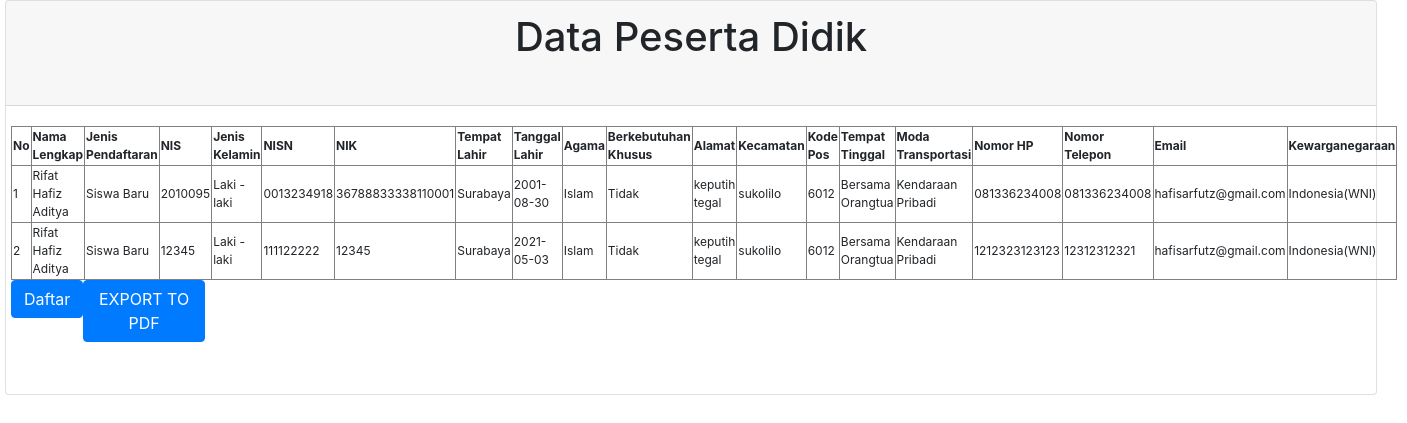
The page /Tugas/index.php on the database its author committed.
### tables this page shows
CREATE TABLE `peserta` (
  `id` int(30) NOT NULL,
  `tglform` varchar(200) NOT NULL,
  `jenispendaftaran` varchar(200) NOT NULL,
  `tglmasuksekolah` date NOT NULL,
  `nis` varchar(200) NOT NULL,
  `nmrpeserta` varchar(200) NOT NULL,
  `paud` varchar(200) NOT NULL,
  `tk` varchar(200) NOT NULL,
  `skhun` varchar(200) NOT NULL,
  `ijazah` varchar(200) NOT NULL,
  `hobi` varchar(200) NOT NULL,
  `cita` varchar(200) NOT NULL,
  `namalengkap` varchar(200) NOT NULL,
  `jk` varchar(200) NOT NULL,
  `nisn` varchar(200) NOT NULL,
  `nik` varchar(200) NOT NULL,
  `tempatlahir` varchar(200) NOT NULL,
  `tgllahir` date NOT NULL,
  `agama` varchar(200) NOT NULL,
  `bkpribadi` varchar(200) NOT NULL,
  `alamat` varchar(200) NOT NULL,
  `rt` varchar(200) NOT NULL,
  `rw` varchar(200) NOT NULL,
  `namadusun` varchar(200) NOT NULL,
  `namadesa` varchar(200) NOT NULL,
  `kecamatan` varchar(200) NOT NULL,
  `kdpos` varchar(200) NOT NULL,
  `tinggal` varchar(200) NOT NULL,
  `transportasi` varchar(200) NOT NULL,
  `nohp` varchar(200) NOT NULL,
  `notelp` varchar(200) NOT NULL,
  `email` varchar(200) NOT NULL,
  `penkip` varchar(200) NOT NULL,
  `nokip` varchar(200) NOT NULL,
  `kwn` varchar(200) NOT NULL,
  `namaayah` varchar(200) NOT NULL,
  `thnlahirayah` date NOT NULL,
  `pendikayah` varchar(200) NOT NULL,
  `kerjaayah` varchar(200) NOT NULL,
  `hasilayah` varchar(200) NOT NULL,
  `bkayah` varchar(200) NOT NULL,
  `namaibu` varchar(200) NOT NULL,
  `thnlahiribu` date NOT NULL,
  `pendikibu` varchar(200) NOT NULL,
  `kerjaibu` varchar(200) NOT NULL,
  `hasilibu` varchar(200) NOT NULL,
  `bkibu` varchar(200) NOT NULL
);

### Tugas/index.php (the view, shortened to what this page needs)
<?php
	include 'koneksi.php';
?>
<!DOCTYPE html>
<html>
<head>
	<link rel="stylesheet" href="https://stackpath.bootstrapcdn.com/bootstrap/4.5.2/css/bootstrap.min.css">
</head>
<body>
	<div class="tengah">
	<div class="row">
	<div class="col-md-6">
	<div class="card">
		<div class="card-header">
			<h1 style="text-align: center;">Data Peserta Didik</h1><br>
		</div>
		<div class="card-body">
			<div class="form-group row">
				<table border="1" class="tulis">
					<tr>
						<th>No</th>
						<th>Nama Lengkap</th>
						<th>Jenis Pendaftaran</th>
						<th>NIS</th>
						<th>Jenis Kelamin</th>
						<th>NISN</th>
						<th>NIK</th>
						<th>Tempat Lahir</th>
						<th>Tanggal Lahir</th>
						<th>Agama</th>
						<th>Berkebutuhan Khusus</th>
						<th>Alamat</t>
						<th>Kecamatan</th>
						<th>Kode Pos</th>
						<th>Tempat Tinggal</th>
						<th>Moda Transportasi</th>
						<th>Nomor HP</th>
						<th>Nomor Telepon</th>
						<th>Email</th>
						<th>Kewarganegaraan</th>
					</tr>
					<?php
						$peserta = mysqli_query($koneksi, "SELECT * FROM peserta");
						foreach ($peserta as $row ) {
						echo 	"<tr>
									<td>".$row['id']."</td>
									<td>".$row['namalengkap']."</td>
									<td>".$row['jenispendaftaran']."</td>
									<td>".$row['nis']."</td>
									<td>".$row['jk']."</td>
									<td>".$row['nisn']."</td>
									<td>".$row['nik']."</td>
									<td>".$row['tempatlahir']."</td>
									<td>".$row['tgllahir']."</td>
									<td>".$row['agama']."</td>
									<td>".$row['bkpribadi']."</td>
									<td>".$row['alamat']."</td>
									<td>".$row['kecamatan']."</td>
									<td>".$row['kdpos']."</td>
									<td>".$row['tinggal']."</td>
									<td>".$row['transportasi']."</td>
									<td>".$row['nohp']."</td>
									<td>".$row['notelp']."</td>
									<td>".$row['email']."</td>
									<td>".$row['kwn']."</td>
								</tr>";
						}
					?>
				</table>
				<div class="form-group row">
					<div class="col-sm-10">
						<button type="submit" name="submit" class="btn btn-primary"><a href="formpendaftaran.php" style="color: white;
			text-decoration: none;">Daftar</a></button>
					</div>
				</div>
				<div class="form-group row">
					<div class="col-sm-10">
						<button type="submit" name="submit" class="btn btn-primary"><a href="reportpendaftaran.php" style="color: white;
			text-decoration: none;">EXPORT TO PDF</a></button>
					</div>
				</div>
			</div>
		</div>
	</div>
	</div>
	</div>
	</div>
</body>
</html>

### Tugas/index.php (style rules this page uses)
.tengah { margin-left: 5px; }
.card { width: 200%; }
.tulis { font-size: 12px; }

### rows shown on the page
peserta: id "1", namalengkap "Rifat Hafiz Aditya", jenispendaftaran "Siswa Baru", nis "2010095", jk "Laki - laki", nisn "0013234918", nik "36788833338110001", tempatlahir "Surabaya", tgllahir "2001-08-30", agama "Islam", bkpribadi "Tidak", alamat "keputih tegal", kecamatan "sukolilo", kdpos "6012", tinggal "Bersama Orangtua", transportasi "Kendaraan Pribadi", nohp "081336234008", notelp "081336234008", email "hafisarfutz@gmail.com", kwn "Indonesia(WNI)"
peserta: id "2", namalengkap "Rifat Hafiz Aditya", jenispendaftaran "Siswa Baru", nis "12345", jk "Laki - laki", nisn "111122222", nik "12345", tempatlahir "Surabaya", tgllahir "2021-05-03", agama "Islam", bkpribadi "Tidak", alamat "keputih tegal", kecamatan "sukolilo", kdpos "6012", tinggal "Bersama Orangtua", transportasi "Kendaraan Pribadi", nohp "1212323123123", notelp "12312312321", email "hafisarfutz@gmail.com", kwn "Indonesia(WNI)"
